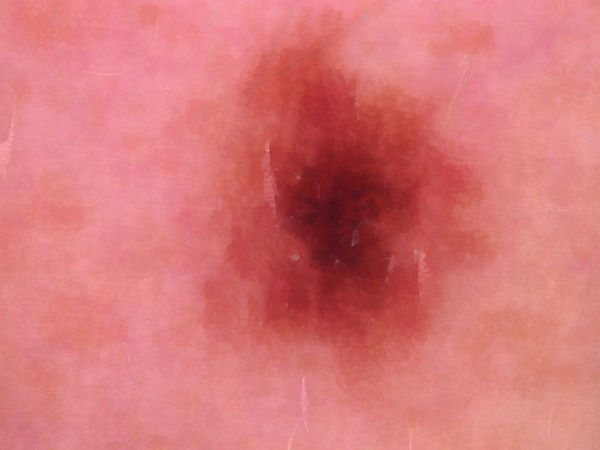
#> input picture hair_removed.jpg, 600 x 450 px; its folder holds only this picture in this run
$ python -i app.py   (imports and definitions only)
#> lines starting #> are read from the running program, lines starting #| are printed output that depends on the picture
from __future__ import annotations

import socket
import sys
import uuid
from pathlib import Path

from typing import Optional

import cv2
import numpy as np
import gradio as gr
from PIL import Image

ROOT = Path(__file__).resolve().parent
CLINICAL_REASONING_DIR = ROOT / "clinical_reasoning"
EXPLAINABILITY_DIR = ROOT / "explainability_v2"

sys.path.insert(0, str(CLINICAL_REASONING_DIR))
sys.path.insert(0, str(EXPLAINABILITY_DIR))
sys.path.insert(0, str(EXPLAINABILITY_DIR / "src"))

from clinical_reasoning.mock.mock_model import MockDiagnosticModel
from clinical_reasoning.src.clinical_reasoning_agent import ClinicalReasoningAgent
from clinical_reasoning.src.report_generator import ReportGenerator
from explainability_v2.src.explainability_agent import ExplainabilityAgent

MODEL_CANDIDATES = [
    ROOT / "best_efficientnet_b0.pth",
    ROOT / "efficientnet_b0.pth",
    ROOT / "explainability_v2" / "best_efficientnet_b0.pth",
    ROOT / "explainability_v2" / "effective_model.pth",
    ROOT / "explainability_v2" / "src" / "best_efficientnet_b0.pth",
]
OUTPUT_DIR = ROOT / "sample_outputs"
# [1 line not run here, left out]


# [32 lines left out: functions _find_available_port, _resolve_weights, not called in this run]


def _make_fallback_heatmap_and_overlay(image_path: str):
#> called with image_path = 'hair_removed.jpg'
    image = cv2.imread(image_path)
#> image is the input picture: shape (450, 600, 3); mean B, G, R 119.3, 118.5, 215.6
    if image is None:
        raise FileNotFoundError(f"Could not read image: {image_path}")

    rgb = cv2.cvtColor(image, cv2.COLOR_BGR2RGB)
    h, w, _ = rgb.shape
#> h = 450; w = 600
    yy, xx = np.mgrid[0:h, 0:w]
    center_y = h / 2
#> center_y = 225
    center_x = w / 2
#> center_x = 300
    dist = np.sqrt((xx - center_x) ** 2 + (yy - center_y) ** 2)
    norm = np.clip(1 - dist / max(h, w) * 1.6, 0, 1)
    heatmap = np.zeros_like(rgb, dtype=np.uint8)
    heatmap[..., 2] = (255 * norm).astype(np.uint8)
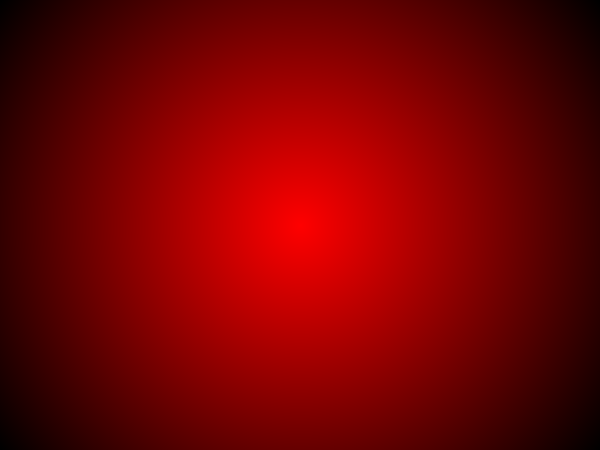
#> heatmap: shape (450, 600, 3); mean of channels 0, 1, 2 0, 0, 117.1; drawn as B, G, R
    heatmap[..., 1] = (100 * norm).astype(np.uint8)
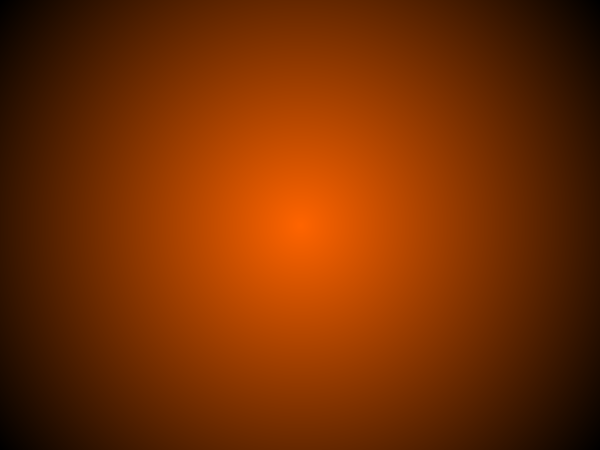
#> heatmap: shape (450, 600, 3); mean of channels 0, 1, 2 0, 45.6, 117.1; drawn as B, G, R

    overlay = cv2.addWeighted(rgb, 0.7, cv2.cvtColor(heatmap, cv2.COLOR_RGB2BGR), 0.3, 0)
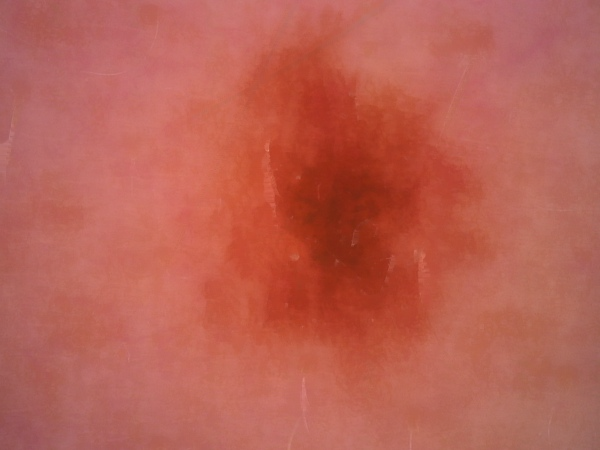
#> overlay: shape (450, 600, 3); mean R, G, B 186, 96.7, 83.5
    overlay = cv2.cvtColor(overlay, cv2.COLOR_BGR2RGB)

    base = Path(image_path)
    base_name = base.stem
    original_path = OUTPUT_DIR / f"{base_name}_original.png"
    heatmap_path = OUTPUT_DIR / f"{base_name}_heatmap.png"
    overlay_path = OUTPUT_DIR / f"{base_name}_overlay.png"

    cv2.imwrite(str(original_path), cv2.cvtColor(rgb, cv2.COLOR_RGB2BGR))
    cv2.imwrite(str(heatmap_path), cv2.cvtColor(heatmap, cv2.COLOR_RGB2BGR))
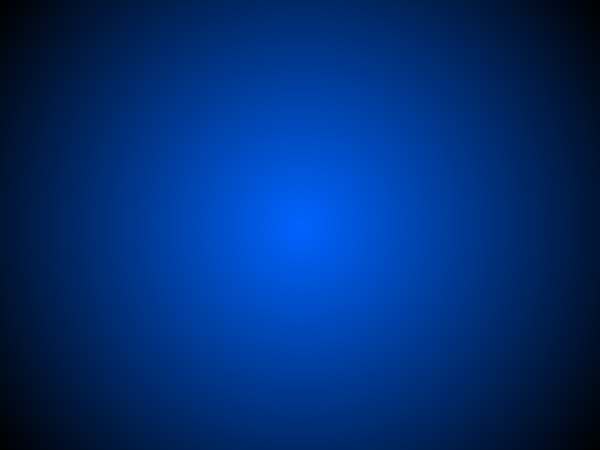
#> saved as hair_removed_heatmap.png: shape (450, 600, 3); mean B, G, R 117.1, 45.6, 0
    cv2.imwrite(str(overlay_path), cv2.cvtColor(overlay, cv2.COLOR_RGB2BGR))

    return {
        "disease": "melanoma",
        "confidence": 0.5,
        "original_path": str(original_path),
        "heatmap_path": str(heatmap_path),
        "overlay_path": str(overlay_path),
    }


# [59 lines left out: functions _read_uploaded_image, process_image, not called in this run]


CUSTOM_CSS = """
.gradio-container {
    max-width: 1400px !important;
}

h1,h2,h3 {
    font-family: Inter, sans-serif;
}

.gr-button-primary {
    font-size:18px !important;
    font-weight:600 !important;
    border-radius:12px !important;
}

.gr-box {
    border-radius:16px !important;
}

textarea {
    font-size:14px !important;
}
"""

# [17 lines that did not run here, left out]

# [97 lines not run here, left out]

>>> result = _make_fallback_heatmap_and_overlay('hair_removed.jpg')
